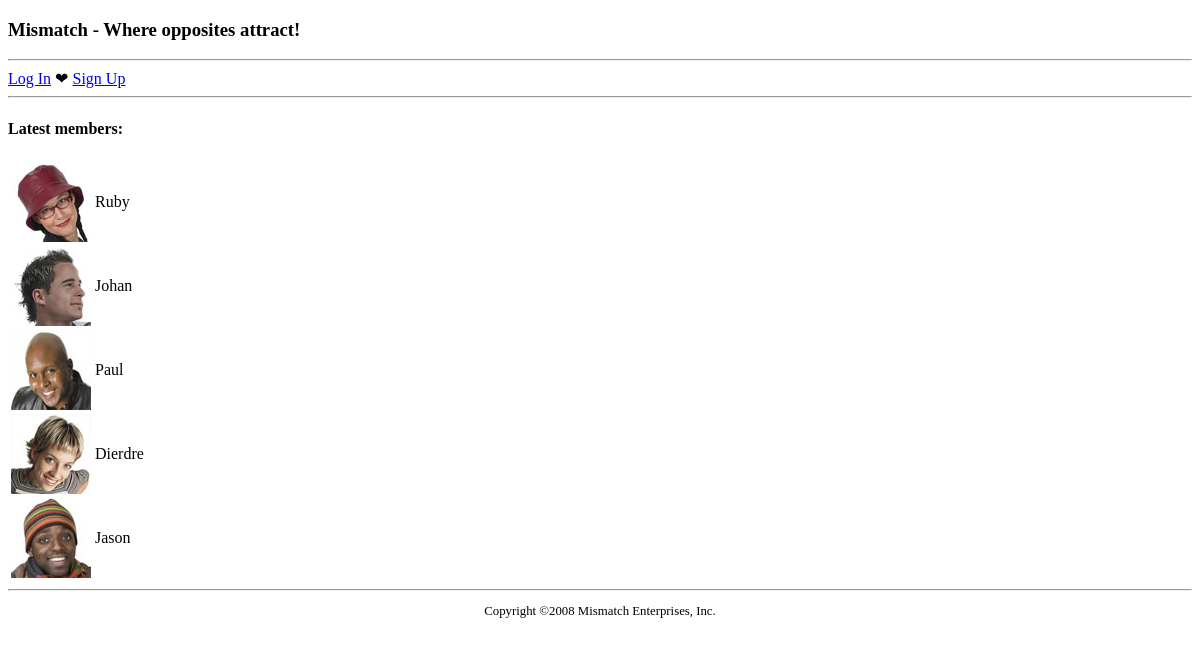
The page /WebProgrammingClass/mismatchfinal/index.php on the database its author committed.
### tables this page shows
CREATE TABLE `mismatch_user` (
  `user_id` INT AUTO_INCREMENT,
  `username` VARCHAR(32),
  `password` VARCHAR(40),
  `join_date` DATETIME,
  `first_name` VARCHAR(32),
  `last_name` VARCHAR(32),
  `gender` VARCHAR(1),
  `birthdate` DATE,
  `city` VARCHAR(32),
  `state` VARCHAR(2),
  `picture` VARCHAR(32),
  PRIMARY KEY (`user_id`)
);

### WebProgrammingClass/mismatchfinal/index.php (the view, shortened to what this page needs)
<?php
  $page_title = 'Where opposites attract!';
  require_once('header.php');
  require_once('navmenu.php');
  $dbc = mysqli_connect(DB_HOST, DB_USER, DB_PASSWORD, DB_NAME);
  $query = "SELECT user_id, first_name, picture FROM mismatch_user WHERE first_name IS NOT NULL ORDER BY join_date DESC LIMIT 5";
  $data = mysqli_query($dbc, $query);
  echo '<h4>Latest members:</h4>';
  echo '<table>';
  while ($row = mysqli_fetch_array($data)) {
    if (is_file(MM_UPLOADPATH . $row['picture']) && filesize(MM_UPLOADPATH . $row['picture']) > 0) {
      echo '<tr><td><img src="' . MM_UPLOADPATH . $row['picture'] . '" alt="' . $row['first_name'] . '" /></td>';
    }
    else {
      echo '<tr><td><img src="' . MM_UPLOADPATH . 'nopic.jpg' . '" alt="' . $row['first_name'] . '" /></td>';
    }
    if (isset($_SESSION['user_id'])) {
      echo '<td><a href="viewprofile.php?user_id=' . $row['user_id'] . '">' . $row['first_name'] . '</a></td></tr>';
    }
    else {
      echo '<td>' . $row['first_name'] . '</td></tr>';
    }
  }
  echo '</table>';
?>
<?php
  require_once('footer.php');
?>

### WebProgrammingClass/mismatchfinal/header.php (shortened to what this page needs)
<!DOCTYPE html PUBLIC "-//W3C//DTD XHTML 1.0 Transitional//EN"
  "http://www.w3.org/TR/xhtml1/DTD/xhtml1-transitional.dtd">
<html xmlns="http://www.w3.org/1999/xhtml" xml:lang="en" lang="en">
<head>
  <link rel="stylesheet" type="text/css" href="style.css" />
</head>
<body>
<?php
  echo '<h3>Mismatch - ' . $page_title . '</h3>';
?>

### WebProgrammingClass/mismatchfinal/navmenu.php
<?php
  echo '<hr />';
  if (isset($_SESSION['username'])) {
    echo '<a href="index.php">Home</a> &#10084; ';
    echo '<a href="viewprofile.php">View Profile</a> &#10084; ';
    echo '<a href="editprofile.php">Edit Profile</a> &#10084; ';
    echo '<a href="logout.php">Log Out (' . $_SESSION['username'] . ')</a>';
  }
  else {
    echo '<a href="login.php">Log In</a> &#10084; ';
    echo '<a href="signup.php">Sign Up</a>';
  }
  echo '<hr />';
?>

### WebProgrammingClass/mismatchfinal/footer.php
  <hr />
  <p class="footer">Copyright &copy;2008 Mismatch Enterprises, Inc.</p>
</body>
</html>

### WebProgrammingClass/mismatchfinal/style.css (style rules this page uses)
.footer { text-align: center; font-size: 80%; }

### rows shown on the page
mismatch_user: picture (picture), first_name "Ruby"
mismatch_user: picture (picture), first_name "Johan"
mismatch_user: picture (picture), first_name "Paul"
mismatch_user: picture (picture), first_name "Dierdre"
mismatch_user: picture (picture), first_name "Jason"

### other values the page prints
$page_title "Where opposites attract!"
